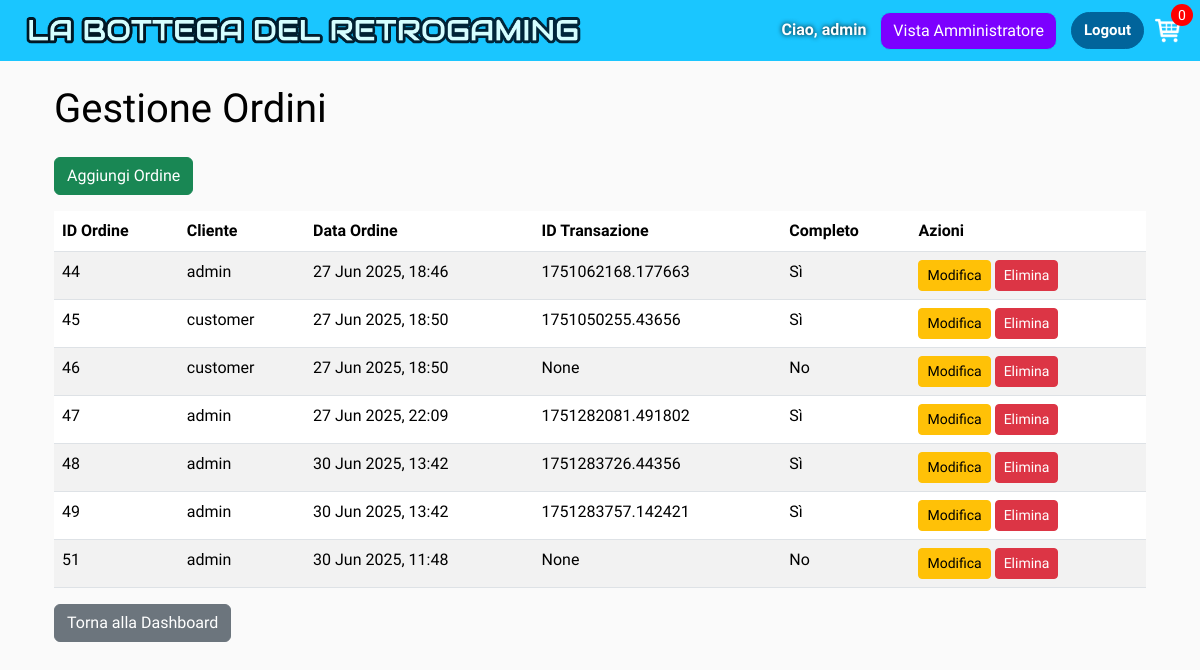
Screenshot of /manager/orders/ (signed in) with the database file from the repository.
### user_management/models.py (models this page shows, shortened)
class CustomUser(AbstractUser):
    ADMIN = 'ADMIN'
    CUSTOMER = 'CUSTOMER'
    USER_TYPE_CHOICES = (
        (ADMIN, 'Admin'),
        (CUSTOMER, 'Customer'),
    )
    user_type = models.CharField(
        max_length=10,
        choices=USER_TYPE_CHOICES,
        default=CUSTOMER
    )
    name = models.CharField("Nome visualizzato", max_length=200, blank=True, null=True)
    email = models.CharField(max_length=254, blank=True, verbose_name='email address')
    def __str__(self):
        if self.name:
            return self.name
        return self.username

### bottega_retrogaming/models.py (models this page shows, shortened)
class Order(models.Model):
    customer = models.ForeignKey(settings.AUTH_USER_MODEL, on_delete=models.SET_NULL, blank=True, null=True)
    date_ordered = models.DateTimeField(auto_now_add=True)
    complete = models.BooleanField(default=False)
    transaction_id = models.CharField(max_length=100, null=True)
    @property
    def get_cart_items(self):
        orderitems = self.orderitem_set.all()
        total = sum(item.quantity for item in orderitems)
        return total

### manager_view/views.py (the view)
# urls.py: path('orders/', views.OrderListView.as_view(), name='order_list'),
class OrderListView(AdminRequiredMixin, ListView):
    model = Order
    template_name = 'manager_view/order_list.html'
    context_object_name = 'orders'

### bottega_retrogaming/utils.py (called while the page is built)
def cartData(request):
    if request.user.is_authenticated:
        customer = request.user
        try:
            order = Order.objects.get(customer=customer, complete=False)
        except Order.DoesNotExist:
            order, created = Order.objects.get_or_create(customer=customer, complete=False)
        items = order.orderitem_set.all()
        cartItems = order.get_cart_items
    else:
        cookieData = cookieCart(request)
        cartItems = cookieData['cartItems']
        order = cookieData['order']
        items = cookieData['items']
    return {'cartItems': cartItems, 'order': order, 'items': items}

### manager_view/views.py (called while the page is built)
    def test_func(self):
        return self.request.user.is_authenticated and self.request.user.user_type == 'ADMIN'

    def get_context_data(self, **kwargs):
        context = super().get_context_data(**kwargs)
        data = cartData(self.request)
        context['cartItems'] = data.get('cartItems', 0)
        return context

### manager_view/templates/manager_view/order_list.html
{% extends 'bottega_retrogaming/main.html' %}
{% block content %}
<div class="container large-bottom-margin mt-4">
    <h1 id="or-title" class="mb-4">Gestione Ordini</h1>
    <a href="{% url 'manager_view:order_add' %}" class="btn btn-success mb-3">Aggiungi Ordine</a>
    <table class="table table-striped">
        <thead>
            <tr>
                <th>ID Ordine</th>
                <th>Cliente</th>
                <th>Data Ordine</th>
                <th>ID Transazione</th>
                <th>Completo</th>
                <th>Azioni</th>
            </tr>
        </thead>
        <tbody>
            {% for order in orders %}
            <tr>
                <td>{{ order.id }}</td>
                <td>{{ order.customer.username|default:"N/A" }}</td>
                <td>{{ order.date_ordered|date:"d M Y, H:i" }}</td>
                <td>{{ order.transaction_id }}</td>
                <td>{{ order.complete|yesno:"Sì,No" }}</td>
                <td>
                    <a href="{% url 'manager_view:order_edit' order.pk %}" class="btn btn-warning btn-sm">Modifica</a>
                    <a href="{% url 'manager_view:order_delete' order.pk %}" class="btn btn-danger btn-sm">Elimina</a>
                </td>
            </tr>
            {% empty %}
            <tr>
                <td colspan="6">Nessun ordine trovato.</td>
            </tr>
            {% endfor %}
        </tbody>
    </table>
    <a href="{% url 'manager_view:admin_dashboard' %}" class="btn btn-secondary">Torna alla Dashboard</a>
</div>
{% endblock content %}

### bottega_retrogaming/templates/bottega_retrogaming/main.html (shortened to what this page needs)
<!DOCTYPE html>
{% load static %}
<html lang="en">
<head>
    <link href="https://cdn.jsdelivr.net/npm/bootstrap@5.3.7/dist/css/bootstrap.min.css"
          rel="stylesheet"
>
    <link rel="stylesheet" type="text/css" href="{% static 'css/main.css' %}">
</head>
<body>
<nav class="navbar navbar-expand-lg navbar-dark bg-dark">
    <div class="container-fluid"><a class="navbar-brand" href="{% url 'store' %}">
        <img src="{% static 'images/bdretro_logo.png' %}" alt="Logo" class="logo-navbar">
    </a>
        <div class="collapse navbar-collapse" id="navbarSupportedContent">
            {% url 'login' as login_url %}
            <div class="form-inline my-2 my-lg-0 {% if request.path == login_url %}d-none{% endif %}">
                {% if user.is_authenticated %}
                    <span class="navbar-text mr-3">Ciao, {{ user.username }}</span>
                    {% if user.user_type == 'ADMIN' %}
                        <a href="{% url 'manager_view:admin_dashboard' %}"
                           id="admin-view-btn" class="btn btn-info" style="margin-right: 10px;">Vista Amministratore</a>
                    {% endif %} <form method="post" action="{% url 'logout' %}" style="display: inline;">
                        <button type="submit" class="btn btn-logout">Logout</button>
                    </form>
                {% else %}
                    <a href="{% url 'login' %}" class="btn btn-login">Login</a>
                {% endif %}
                <a href="{% url 'cart' %}">
                    <img id="cart-icon" src="{% static 'images/cart.png' %}" alt="cart-icon">
                </a>
                <p id="cart-total">{{ cartItems }}</p>
            </div>
        </div>
    </div>
</nav>
<div class="container">
    {% block content %}
    {% endblock content %}
</div>
</body>
</html>

### static/css/main.css (style rules this page uses)
body { background-color: hsl(0, 0%, 98%); font-family: 'Audiowide', sans-serif; }
h1, h2, h3, h4, h5, h6 { color: hsl(0, 0%, 30%); }
.bg-dark { background-color: #1ac6ff !important; }
.logo-navbar { height: 35px; width: auto; vertical-align: middle; margin-right: 8px; }
#cart-icon { width: 25px; display: inline-block; margin-left: 15px; position: relative; left: -8px; }
#cart-total { position: absolute; right: 7px; top: 4px; display: flex; justify-content: center; align-items: center; color: #fff; background-color: red; width: 22px; height: 22px; border-radius: 50%; font-size: 14px; }
.btn-login, .btn-logout { border-radius: 25px; background-color: #01649b; border-color: #01649b; color: #ffffff; font-size: 15px; font-weight: bold; }
.navbar-text { color: white; text-shadow: 0 0 5px #000; font-weight: 700; }
#admin-view-btn { background-color: #7c00ff; color: white; border-radius: 10px; margin-left: 10px; }
#admin-title, #sa-title, #item-title, #pr-title, #del-title, #or-title, #form-admin-title { font-size: 2.5rem; color: black; }
.large-bottom-margin { margin-bottom: 30vh; }

### rows the page displays
CustomUser: username "admin"
Order: id "44", customer.username "admin", date_ordered "27 Jun 2025, 18:46", transaction_id "1751062168.177663", complete "Sì"
Order: id "45", customer.username "customer", date_ordered "27 Jun 2025, 18:50", transaction_id "1751050255.43656", complete "Sì"
Order: id "46", customer.username "customer", date_ordered "27 Jun 2025, 18:50", transaction_id "None", complete "No"
Order: id "47", customer.username "admin", date_ordered "27 Jun 2025, 22:09", transaction_id "1751282081.491802", complete "Sì"
Order: id "48", customer.username "admin", date_ordered "30 Jun 2025, 13:42", transaction_id "1751283726.44356", complete "Sì"
Order: id "49", customer.username "admin", date_ordered "30 Jun 2025, 13:42", transaction_id "1751283757.142421", complete "Sì"
Order: id "51", customer.username "admin", date_ordered "30 Jun 2025, 11:48", transaction_id "None", complete "No"

### other values shown
{{ cartItems }} "0"
